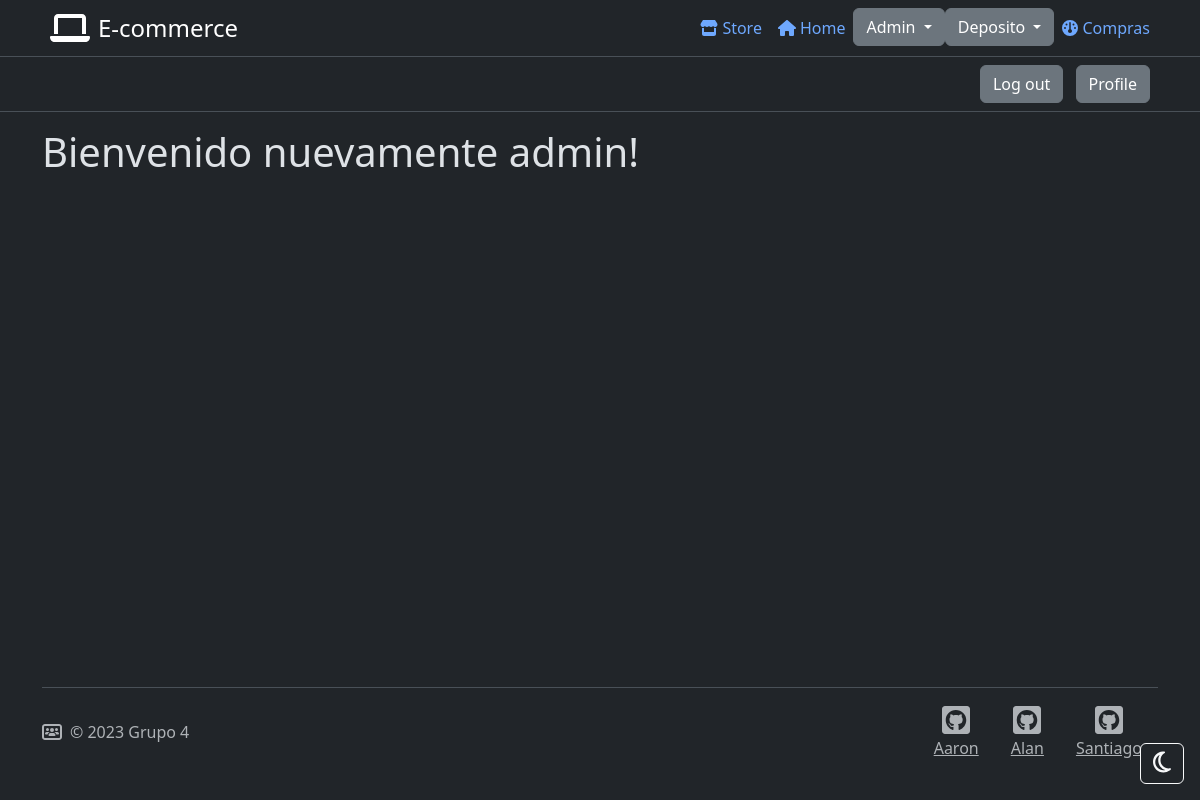
The app's page /View/index.php (signed in) with its own data.
### tables this page shows
CREATE TABLE `menu` (
  `idmenu` bigint(20) NOT NULL,
  `menombre` varchar(50) NOT NULL COMMENT 'Nombre del item del menu',
  `medescripcion` varchar(124) NOT NULL COMMENT 'URI a la que referencia',
  `idpadre` bigint(20) DEFAULT NULL COMMENT 'Referencia al id del menu que es subitem',
  `medeshabilitado` timestamp NULL DEFAULT CURRENT_TIMESTAMP COMMENT 'Fecha en la que el menu fue deshabilitado por ultima vez'
);

CREATE TABLE `usuario` (
  `idusuario` bigint(20) NOT NULL,
  `usnombre` varchar(50) NOT NULL,
  `uspass` varchar(64) NOT NULL,
  `usmail` varchar(50) NOT NULL,
  `usdeshabilitado` timestamp NULL DEFAULT NULL
);

### View/index.php (the view, shortened to what the rows shown need)
<?php
include_once("../Config/config.php");
new Header("Menu Principal", $DIRS);
$session = new Session;
if($session->getUser()){
   $nombre = $session->getUser()->getUsNombre();
echo <<<HTML
   <div class="container">
      <h1>Bienvenido nuevamente {$nombre}!</h1>
   </div>
HTML;
} else {
   echo <<<HTML
   <div class="container">
      <h1>Bienvenido a E-Commerce!</h1>
   </div>
HTML;
}

### View/Structure/header.php (shortened to what the rows shown need)
<?php
class Header{
   function __construct(string $title, array $dirs, int $privilege = null)
   {
      $this->GetIntegrations($title, $dirs['LIBS']);
      $this->GetNavbar($dirs);
   }
   private function GetIntegrations(string $title, string $libsDir){
      echo <<<HTML
      <!DOCTYPE html>
      <head>
         <meta charset="UTF-8">
         <meta name="viewport" content="width=device-width, initial-scale=1.0">
         <link rel="stylesheet" href="{$libsDir}Bootstrap-5.3.2/css/bootstrap.min.css">
         <script src="{$libsDir}Bootstrap-5.3.2/js/bootstrap.min.js"></script>
         <script src="{$libsDir}Bootstrap-5.3.2/js/bootstrap.bundle.min.js"></script>
         <script src="{$libsDir}JQuery-3.7.1/jquery-3.7.1.min.js"></script>
         <script src="{$libsDir}JQuery-EasyUI-1.6.6/jquery.min.js"></script>
         <script src="{$libsDir}JQuery-EasyUI-1.6.6/jquery.easyui.min.js"></script>
         <link rel="stylesheet" type="text/css" href="{$libsDir}JQuery-EasyUI-1.6.6/themes/default/easyui.css">
         <link rel="stylesheet" type="text/css" href="{$libsDir}JQuery-EasyUI-1.6.6/themes/icon.css">
         <link rel="stylesheet" type="text/css" href="{$libsDir}JQuery-EasyUI-1.6.6/themes/color.css">
         <link rel="stylesheet" href="{$libsDir}FontAwesome-6.4.2/css/all.min.css">
         <script src="{$libsDir}FontAwesome-6.4.2/js/all.min.js"></script>
         <title>{$title}</title>
      </head>
      HTML;
   }
   private function GetNavbar(array $dirs){
      $session = new Session;
      $rol = 0;
      if($session->getUser() != null){
         $usuarioRol = new ABMUsuarioRol;
         $rol = $this->GetRol($session->getUser()->getIdUsuario());
         $rol = $usuarioRol->Search(['idusuario' => $session->getUser()->getIdUsuario()])[0]->getObjRol()->getIdRol();
      }
      $loadMenu = fn($dirs, $idrol) => $this->LoadMenues($dirs, $idrol);
      $accountMenu = fn($dirs, $idrol) => $this->bottomBar($dirs, $idrol);
      echo <<<HTML
      <body data-bs-theme="dark">
         <div class="cointainer">
            <header>
               <div class="px-3 py-2 border-bottom">
                  <div class="container">
                     <div class="d-flex flex-wrap align-items-center justify-content-center justify-content-lg-start">
                        <a href="{$dirs['ROOT']}View/" class="d-flex align-items-center mb-3 mb-md-0 me-md-auto link-body-emphasis text-decoration-none">
                        </a>
                        <ul class="nav col-12 col-lg-auto my-2 justify-content-center my-md-0 text-small">
                              <a href="{$dirs['ROOT']}View/Store/catalogo.php" class="nav-link px-2">
                              </a>
                              <a href="{$dirs['ROOT']}View/" class="nav-link px-2">
                              </a>
                           {$loadMenu($dirs, $rol)}
                        </ul>
                     </div>
                  </div>
               </div>
                        {$accountMenu($dirs, $rol)}
            </header>
         </div>
      </body>
      HTML;
   }
   private function GetRol(int $idusuario){
      $idRol = 0;
      $abmusuarioRol = new ABMUsuarioRol;
      $check = fn($array) => $array[0] ?? null;
      $usuarioRolArray = $abmusuarioRol->Search(['idusuario' => $idusuario]);
      if($check($usuarioRolArray)){
         $idRol = $usuarioRolArray[0]->getObjRol()->getIdRol();
      }
      return $idRol;
   }
   private function GetMenuesRol(int $idrol){
      $abmMenuRol = new ABMMenuRol;
      return $abmMenuRol->Search(['idrol' => $idrol]);
   }
   private function GetMenues(array $menuRolArray){
      $abmMenu = new ABMMenu;
      $menuesArray = [];
      foreach($menuRolArray as $menurol){
         array_push($menuesArray, $abmMenu->Search(['idmenu' => $menurol->getObjMenu()->getIdMenu()])[0]);
      }
      return $menuesArray;
   }
   private function LoadDropdown(array $children, array $dirs){
      $dropdown = "";
      foreach($children as $child){
         $dropdown .= <<<HTML
         <li><a class="dropdown-item" href="{$dirs['ROOT']}{$child->getMeDescripcion()}">{$child->getMeNombre()}</a></li>
         HTML;
      }
      return $dropdown;
   }
   private function LoadMenues(array $dirs, int $idrol){
      $html = "";
      if($idrol != 0){
         while($idrol <= 3){
            $menurolArray = $this->GetMenuesRol($idrol);
            $menuesArray = $this->GetMenues($menurolArray);
            foreach($menuesArray as $menu){
               $abmMenu = new ABMMenu;
               $children = $abmMenu->Search(['idpadre' => $menu->getIdMenu()]);
               if($children == []){
                  $html .= <<<HTML
                  <li>
                     <a href="{$dirs['ROOT']}{$menu->getMeDescripcion()}" class="nav-link px-2">
                        <div><i class="fa-solid fa-gauge me-1"></i>{$menu->getMeNombre()}</div>
                     </a>
                  </li>
                  HTML;
               } else {
                  $html .= <<<HTML
                  <div class="dropdown">
                     <button class="btn btn-secondary dropdown-toggle" type="button" data-bs-toggle="dropdown" aria-expanded="false">
                        {$menu->getMeNombre()}
                     </button>
                     <ul class="dropdown-menu">
                        <li><span class="dropdown-item-text">Options</span></li>
                  HTML;
                  $html .= $this->LoadDropdown($children, $dirs);
                  $html .= <<<HTML
                     </ul>
                  </div>
                  HTML;
               }
            }
            $idrol++;
         }
      }
      return $html;
   }
   private function bottomBar(array $dirs, int $idrol){
      $html = "";
      if($idrol == 0){
         $html = <<<HTML
            <a href="{$dirs['ROOT']}View/Login/login.php" class="btn btn-secondary me-2">Log in</a>
         HTML;
      } else {
         $abmMenu = new ABMMenu;
         $profileMenu = $abmMenu->Search(['menombre' => 'Perfil'])[0];
         $html = <<<HTML
            <a href="{$dirs['ROOT']}View/Login/Action/logout.php" class="btn btn-secondary me-2">Log out</a>
            <a href="{$dirs['ROOT']}{$profileMenu->getMeDescripcion()}" class="btn btn-secondary me-2">Profile</a>
         HTML;
      }
      return $html;
   }
}

### records on screen
menu: menombre "Admin"
menu: menombre "Deposito"
menu: menombre "Compras"
usuario: usnombre "admin"
